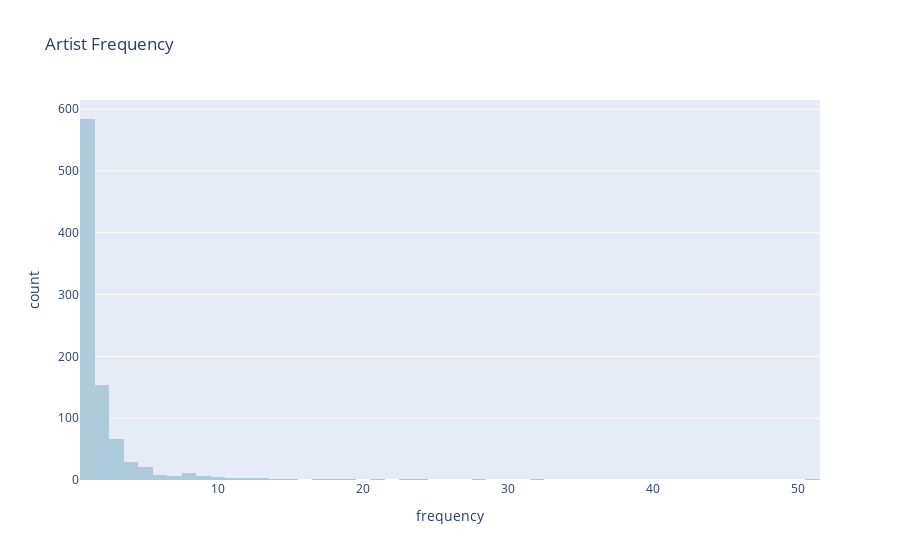

Here is the notebook cell this chart was saved with:
### Markdown cell above
### 1. Artists

### Code cell
artist_frequency = data["artist"].value_counts().sort("count").rename({"count": "frequency"})
print(f"Number of artists: {len(set(data['artist'].to_list()))}")

fig = px.histogram(
    artist_frequency, x="frequency", title="Artist Frequency", color_discrete_sequence=COLORS[2:3]
)
fig.show()

### Figure 1 — Plotly figure (JSON) as saved in the notebook; plotly's stock layout.template omitted (floating-point values rounded to 4 significant figures; data arrays with more than 128 entries replaced by an {"elided": "..."} marker saying what was removed)
{"data": [{"bingroup": "x", "hovertemplate": "frequency=%{x}<br>count=%{y}<extra></extra>", "legendgroup": "", "marker": {"color": "#aecbdc", "pattern": {"shape": ""}}, "name": "", "orientation": "v", "showlegend": false, "type": "histogram", "x": {"elided": "915 int values"}, "xaxis": "x", "yaxis": "y"}], "layout": {"barmode": "relative", "legend": {"tracegroupgap": 0}, "title": {"text": "Artist Frequency"}, "xaxis": {"anchor": "y", "domain": [0, 1], "title": {"text": "frequency"}}, "yaxis": {"anchor": "x", "domain": [0, 1], "title": {"text": "count"}}}}
